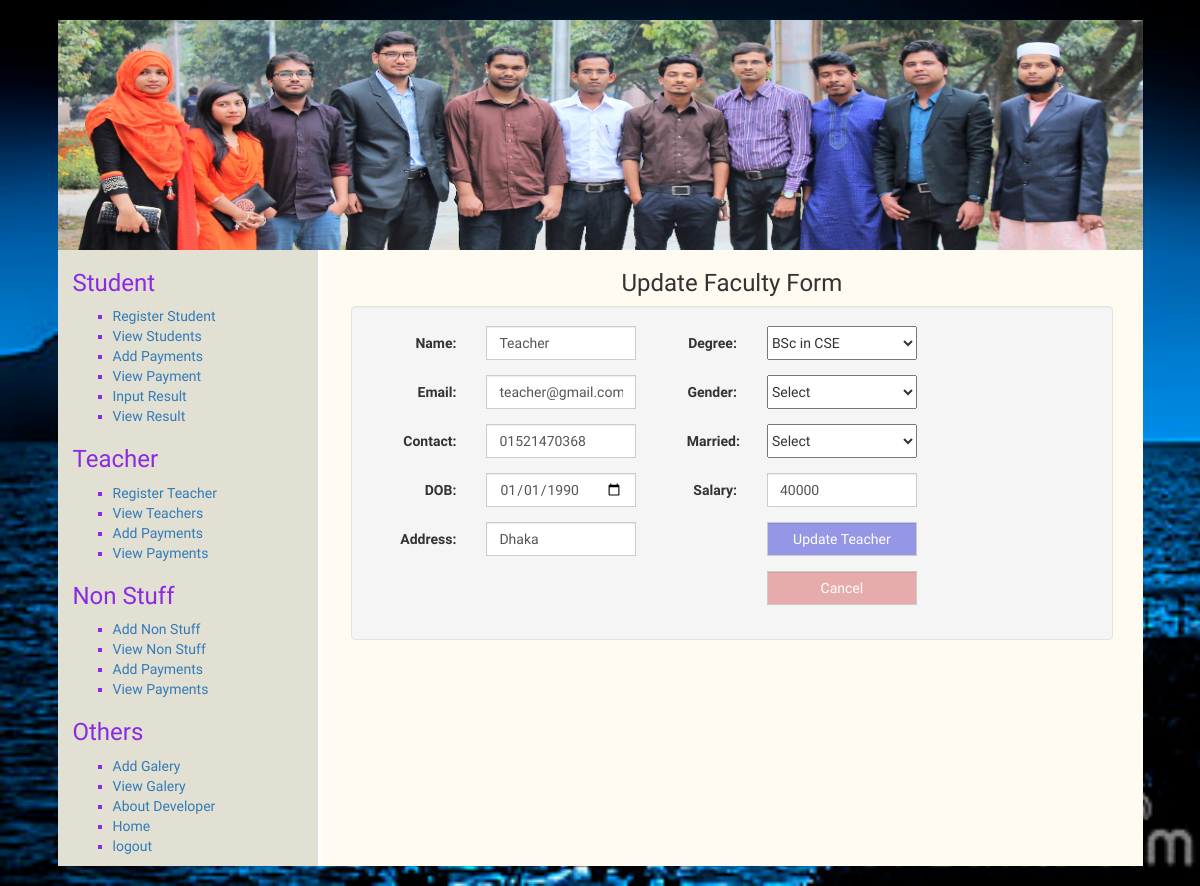
The app's page /updateTeacher.php?t_id=1 (signed in) with its own data.
### tables this page shows
CREATE TABLE IF NOT EXISTS `teacher` (
  `t_id` int(11) NOT NULL AUTO_INCREMENT,
  `name` varchar(111) NOT NULL,
  `email` varchar(111) NOT NULL,
  `contact` varchar(111) NOT NULL,
  `dob` varchar(111) NOT NULL,
  `address` varchar(111) NOT NULL,
  `degree` varchar(111) NOT NULL,
  `gender` varchar(111) NOT NULL,
  `marry` varchar(111) NOT NULL,
  `salary` varchar(111) NOT NULL,
  PRIMARY KEY (`t_id`)
);

### updateTeacher.php (the view, shortened to what this page needs)
<?php include("header.php"); ?>
<?php
	$t_id = isset($_GET['t_id'])?$_GET['t_id']:"";
 ?>
					<?php include("config.php"); ?>
					<?php
							$sql="SELECT * FROM teacher WHERE t_id = $t_id ";
							$result = $conn->query($sql);
							if ($result->num_rows > 0) {
							    while($row  = $result->fetch_assoc()) {
							        $name 	= $row["name"];
							        $email    = $row["email"];
							        $contact    = $row["contact"];
							        $dob    = $row["dob"];
							        $address    = $row["address"];
							        $degree    = $row["degree"];
							        $gender    = $row["gender"];
							        $marry    = $row["marry"];
							        $salary    = $row["salary"];
							    }
							}
					?>
		<div class="col-md-12">
			<?php include("leftMenu.php"); ?>
			<div class="col-md-9 hstu">
					<h3 class="text-center">Update Faculty Form</h3>
					<form class="well form-horizontal" action="" method="post" id="contact_form">
						<fieldset>
						<div class="col-md-5">
							<div class="form-group">
						        <label class="col-md-4 control-label">Name:</label>
						        <div class="col-md-4 inputGroupContainer">
						          <div class="input-group">
						           	<input name="name" placeholder="Full Name" class="form-control" type="text" required="required" value="<?php echo $name; ?>">
						           </div>
						        </div>
     						 </div>
     						 <div class="form-group">
						        <label class="col-md-4 control-label">Email:</label>
						        <div class="col-md-4 inputGroupContainer">
						          <div class="input-group">
						           	<input name="email" placeholder="Email" class="form-control" type="email" value="<?php echo $email; ?>">
						           </div>
						        </div>
     						 </div>
     						 <div class="form-group">
						        <label class="col-md-4 control-label">Contact:</label>
						        <div class="col-md-4 inputGroupContainer">
						          <div class="input-group">
						           	<input name="contact" placeholder="Contact" class="form-control" type="text" value="<?php echo $contact; ?>">
						           </div>
						        </div>
     						 </div>
     						 <div class="form-group">
						        <label class="col-md-4 control-label">DOB:</label>
						        <div class="col-md-4 inputGroupContainer">
						          <div class="input-group">
						           	<input name="dob" placeholder="Date Of Birth" class="form-control" type="date" value="<?php echo $dob; ?>">
						           </div>
						        </div>
     						 </div>
     						 <div class="form-group">
						        <label class="col-md-4 control-label">Address:</label>
						        <div class="col-md-4 inputGroupContainer">
						          <div class="input-group">
						           	<input name="address" placeholder="Address" class="form-control" type="text" value="<?php echo $address; ?>">
						           </div>
						        </div>
     						 </div>
     					</div>
						<div class="col-md-4">
     						 <div class="form-group">
						        <label class="col-md-4 control-label">Degree:</label>
						        <div class="col-md-4 inputGroupContainer">
						          <div class="input-group">
						           	<select name="degree" id="" value="<?php echo $degree; ?>">
						           		<option value="BSc in CSE">BSc in CSE</option>
						           	</select>
						           </div>
						        </div>
     						 </div>
     						 <div class="form-group">
						        <label class="col-md-4 control-label">Gender:</label>
						        <div class="col-md-4 inputGroupContainer">
						          <div class="input-group">
						           	<select name="gender" id="" value="<?php echo $gender; ?>">
						           		<option value="">Select</option>
						           	</select>
						           </div>
						        </div>
     						 </div>
     						 <div class="form-group">
						        <label class="col-md-4 control-label">Married:</label>
						        <div class="col-md-4 inputGroupContainer">
						          <div class="input-group">
						           	<select name="marry" id="" value="<?php echo $marry; ?>">
						           		<option value="">Select</option>
						           	</select>
						           </div>
						        </div>
     						 </div>
     						 <div class="form-group">
						        <label class="col-md-4 control-label">Salary:</label>
						        <div class="col-md-4 inputGroupContainer">
						          <div class="input-group">
						           	<input name="salary" placeholder="Salary" class="form-control" type="text" value="<?php echo $salary; ?>">
						           </div>
						        </div>
     						 </div>
     						 <div class="form-group">
						        <label class="col-md-4 control-label"></label>
						        <div class="col-md-4 inputGroupContainer">
						          <div class="input-group">
						           	<input name="submit" placeholder="Address" class="form-control" type="submit" value="Update Teacher" style="background-color:#3739d580;;color:#fff;">
						           </div>
						        </div>
     						 </div>
     						 <div class="form-group">
						        <label class="col-md-4 control-label"></label>
						        <div class="col-md-4 inputGroupContainer">
						          <div class="input-group">
						           	<a href="entryStudent.php"><input name="cancel" placeholder="Address" class="form-control" type="button" value="Cancel" style="background-color:#cf3f3f66;;color:#fff;"></a>
						           </div>
						        </div>
     						 </div>
     					</div>
						</fieldset>
					</form>
			</div>
		</div>
		<?php include("footer.php"); ?>

### style.css (style rules this page uses)
body { padding: 5px auto; font-family: 'El Messiri', sans-serif; background:url(img/backimg2.jpg) fixed no-repeat; background-size:cover; }
a,a:hover { text-decoration:none; }
.input-group input[type="text"],.input-group input[type="email"],.input-group input[type="date"],.input-group input[type="password"] { width: 150px; }
.input-group input[type="submit"],.input-group input[type="button"],.input-group input[type="password"],.input-group input[type="file"] { width: 150px; }
select,button[type="submit"] { width: 150px; height: 34px; }

### records on screen
teacher: name "Teacher", email "teacher@gmail.com", contact "01521470368", dob "01/01/1990", address "Dhaka", degree "BSc in CSE", salary "40000"
